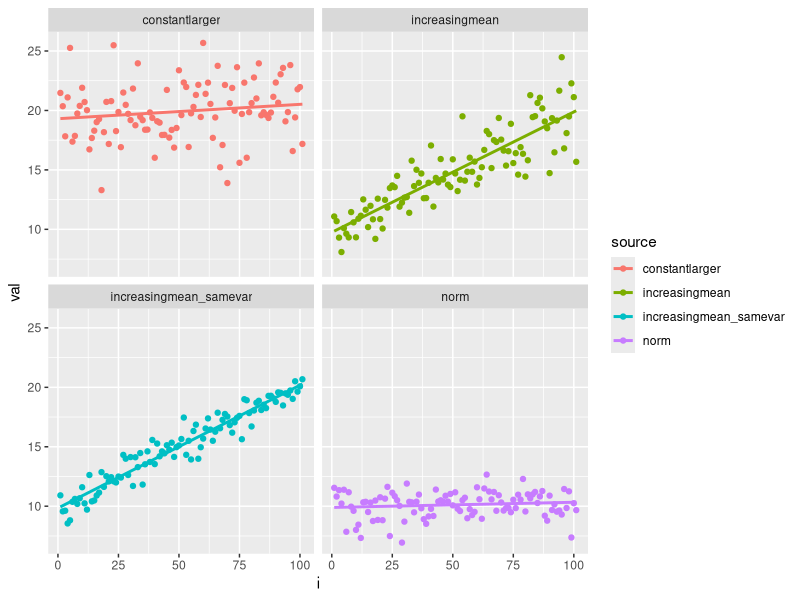

Recreate this plot in R.
library(tidyverse)

norm <- rnorm(n = 101, sd = 1, mean = 10)
increasingmean <- rnorm(n = 101, sd = seq(1, 2, by = .01), mean = seq(10, 20, by = .1))
constantlarger <- rnorm(n = 101, sd = 2, mean = 20)
increasingmean_samevar <- rnorm(n = 101, sd = seq(1, .5, by = -.01), mean = seq(10, 20, by = .1))

data.frame(i = c(1:101),
           norm,
           increasingmean, constantlarger, increasingmean_samevar) %>%
  gather(key = "source", value = "val", -i) %>%
  ggplot(aes(x = i, y = val, color = source)) +
  geom_point() +
  stat_smooth(method = "lm", se = FALSE) +
  facet_wrap(~source)

mean(norm) / sd(norm)
mean(increasingmean) / sd(increasingmean)
mean(constantlarger) / sd(constantlarger)


norm <- rnorm(n = 101, sd = 1, mean = 10)
increasingmean <- rnorm(n = 101, sd = seq(1, 2, by = .01), mean = seq(10, 20, by = .1))

norm <- rnorm(n = 1001, sd = 5, mean = 10)
increasingmean_1fold <- rnorm(n = 1001, sd = 5, mean = seq(10, 20, by = .01))
increasingmean_2fold <- rnorm(n = 1001, sd = 5, mean = seq(10, 30, by = .02))
increasingmean_3fold <- rnorm(n = 1001, sd = 5, mean = seq(10, 50, by = .04))

log(sd(norm))
log(sd(increasingmean_1fold))
log(sd(increasingmean_2fold))
log(sd(increasingmean_3fold))






mean(increasingmean) / sd(increasingmean - seq(10, 20, by = .1))

sd(increasingmean_samevar)
sd(increasingmean_samevar - seq(10, 20, by = .1))

mean(increasingmean_samevar) / sd(increasingmean_samevar)
mean(increasingmean_samevar) / sd(increasingmean_samevar - seq(10, 20, by = .1))

